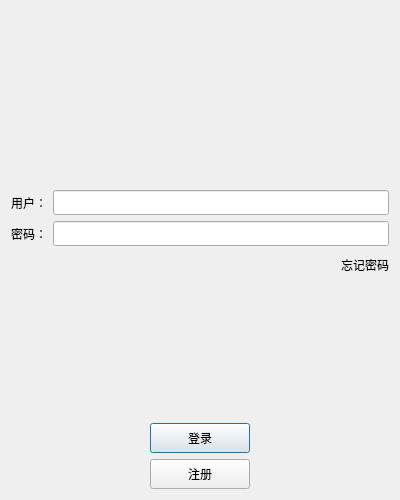
<?xml version="1.0" encoding="UTF-8"?>
<ui version="4.0">
 <class>LoginDialog</class>
 <widget class="QDialog" name="LoginDialog">
  <property name="geometry">
   <rect>
    <x>0</x>
    <y>0</y>
    <width>400</width>
    <height>500</height>
   </rect>
  </property>
  <property name="minimumSize">
   <size>
    <width>300</width>
    <height>500</height>
   </size>
  </property>
  <property name="maximumSize">
   <size>
    <width>871</width>
    <height>814</height>
   </size>
  </property>
  <property name="windowTitle">
   <string>Dialog</string>
  </property>
  <layout class="QVBoxLayout" name="verticalLayout_2">
   <item>
    <layout class="QVBoxLayout" name="verticalLayout">
     <item>
      <widget class="QWidget" name="widget" native="true">
       <property name="layoutDirection">
        <enum>Qt::LeftToRight</enum>
       </property>
       <property name="autoFillBackground">
        <bool>false</bool>
       </property>
       <layout class="QGridLayout" name="gridLayout">
        <item row="0" column="0">
         <widget class="QLabel" name="label_2">
          <property name="text">
           <string/>
          </property>
          <property name="pixmap">
           <pixmap resource="rc.qrc">:/res/login.png</pixmap>
          </property>
          <property name="scaledContents">
           <bool>true</bool>
          </property>
          <property name="alignment">
           <set>Qt::AlignCenter</set>
          </property>
          <property name="wordWrap">
           <bool>false</bool>
          </property>
          <property name="textInteractionFlags">
           <set>Qt::LinksAccessibleByMouse</set>
          </property>
         </widget>
        </item>
       </layout>
      </widget>
     </item>
     <item>
      <spacer name="verticalSpacer">
       <property name="orientation">
        <enum>Qt::Vertical</enum>
       </property>
       <property name="sizeHint" stdset="0">
        <size>
         <width>20</width>
         <height>40</height>
        </size>
       </property>
      </spacer>
     </item>
     <item>
      <layout class="QHBoxLayout" name="horizontalLayout">
       <item>
        <widget class="QLabel" name="user_label">
         <property name="minimumSize">
          <size>
           <width>0</width>
           <height>25</height>
          </size>
         </property>
         <property name="maximumSize">
          <size>
           <width>16777215</width>
           <height>25</height>
          </size>
         </property>
         <property name="text">
          <string>用户：</string>
         </property>
        </widget>
       </item>
       <item>
        <widget class="QLineEdit" name="user_lineEdit">
         <property name="minimumSize">
          <size>
           <width>0</width>
           <height>25</height>
          </size>
         </property>
         <property name="maximumSize">
          <size>
           <width>16777215</width>
           <height>25</height>
          </size>
         </property>
        </widget>
       </item>
      </layout>
     </item>
     <item>
      <layout class="QHBoxLayout" name="horizontalLayout_2">
       <item>
        <widget class="QLabel" name="pass_label">
         <property name="minimumSize">
          <size>
           <width>0</width>
           <height>25</height>
          </size>
         </property>
         <property name="maximumSize">
          <size>
           <width>16777215</width>
           <height>25</height>
          </size>
         </property>
         <property name="text">
          <string>密码：</string>
         </property>
        </widget>
       </item>
       <item>
        <widget class="QLineEdit" name="pass_lineEdit">
         <property name="minimumSize">
          <size>
           <width>0</width>
           <height>25</height>
          </size>
         </property>
         <property name="maximumSize">
          <size>
           <width>16777215</width>
           <height>25</height>
          </size>
         </property>
        </widget>
       </item>
      </layout>
     </item>
     <item>
      <layout class="QHBoxLayout" name="horizontalLayout_3">
       <item>
        <spacer name="horizontalSpacer">
         <property name="orientation">
          <enum>Qt::Horizontal</enum>
         </property>
         <property name="sizeHint" stdset="0">
          <size>
           <width>40</width>
           <height>20</height>
          </size>
         </property>
        </spacer>
       </item>
       <item>
        <widget class="QLabel" name="forget_label">
         <property name="minimumSize">
          <size>
           <width>0</width>
           <height>25</height>
          </size>
         </property>
         <property name="maximumSize">
          <size>
           <width>16777215</width>
           <height>25</height>
          </size>
         </property>
         <property name="text">
          <string>忘记密码</string>
         </property>
        </widget>
       </item>
      </layout>
     </item>
     <item>
      <spacer name="verticalSpacer_2">
       <property name="orientation">
        <enum>Qt::Vertical</enum>
       </property>
       <property name="sizeHint" stdset="0">
        <size>
         <width>20</width>
         <height>40</height>
        </size>
       </property>
      </spacer>
     </item>
     <item>
      <layout class="QHBoxLayout" name="horizontalLayout_4">
       <item>
        <spacer name="horizontalSpacer_2">
         <property name="orientation">
          <enum>Qt::Horizontal</enum>
         </property>
         <property name="sizeHint" stdset="0">
          <size>
           <width>40</width>
           <height>20</height>
          </size>
         </property>
        </spacer>
       </item>
       <item>
        <widget class="QPushButton" name="login_btn">
         <property name="minimumSize">
          <size>
           <width>100</width>
           <height>30</height>
          </size>
         </property>
         <property name="text">
          <string>登录</string>
         </property>
        </widget>
       </item>
       <item>
        <spacer name="horizontalSpacer_3">
         <property name="orientation">
          <enum>Qt::Horizontal</enum>
         </property>
         <property name="sizeHint" stdset="0">
          <size>
           <width>40</width>
           <height>20</height>
          </size>
         </property>
        </spacer>
       </item>
      </layout>
     </item>
     <item>
      <layout class="QHBoxLayout" name="horizontalLayout_5">
       <item>
        <spacer name="horizontalSpacer_5">
         <property name="orientation">
          <enum>Qt::Horizontal</enum>
         </property>
         <property name="sizeHint" stdset="0">
          <size>
           <width>40</width>
           <height>20</height>
          </size>
         </property>
        </spacer>
       </item>
       <item>
        <widget class="QPushButton" name="reg_btn">
         <property name="minimumSize">
          <size>
           <width>100</width>
           <height>30</height>
          </size>
         </property>
         <property name="text">
          <string>注册</string>
         </property>
        </widget>
       </item>
       <item>
        <spacer name="horizontalSpacer_4">
         <property name="orientation">
          <enum>Qt::Horizontal</enum>
         </property>
         <property name="sizeHint" stdset="0">
          <size>
           <width>40</width>
           <height>20</height>
          </size>
         </property>
        </spacer>
       </item>
      </layout>
     </item>
    </layout>
   </item>
  </layout>
 </widget>
 <resources>
  <include location="rc.qrc"/>
 </resources>
 <connections/>
</ui>
